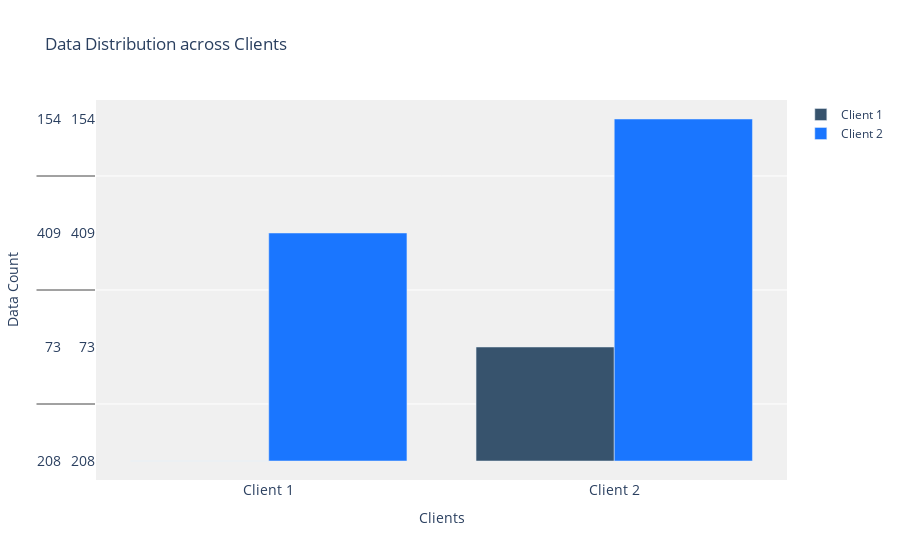

The code cell stored with this chart in its notebook:
### Code cell
import plotly.graph_objects as go

client_ids = ['Client 1', 'Client 2']
data_points = ['Class A', 'Class B']

fig = go.Figure()

data_distribution_c1 = C1_data_distribution
data_distribution_c2 = C2_data_distribution

fig.add_trace(go.Bar(x=client_ids, y=data_distribution_c1, name='Client 1', marker_color='rgb(55, 83, 109)'))
fig.add_trace(go.Bar(x=client_ids, y=data_distribution_c2, name='Client 2', marker_color='rgb(26, 118, 255)'))

fig.update_layout(
    title='Data Distribution across Clients',
    xaxis=dict(title='Clients', tickfont=dict(size=14)),
    yaxis=dict(title='Data Count', tickfont=dict(size=14)),
    legend=dict(font=dict(size=12)),
    plot_bgcolor='rgb(240, 240, 240)'
)

fig.show()

### Figure 1 — Plotly figure (JSON) as saved in the notebook; plotly's stock layout.template omitted (floating-point values rounded to 4 significant figures)
{"data": [{"marker": {"color": "rgb(55, 83, 109)"}, "name": "Client 1", "type": "bar", "x": ["Client 1", "Client 2"], "y": [[208, 73], [208, 73], [208, 73], [208, 73], [208, 73], [208, 73], [208, 73], [208, 73], [208, 73], [208, 73], [208, 73], [208, 73], [208, 73], [208, 73], [208, 73], [208, 73], [208, 73], [208, 73], [208, 73], [208, 73]]}, {"marker": {"color": "rgb(26, 118, 255)"}, "name": "Client 2", "type": "bar", "x": ["Client 1", "Client 2"], "y": [[409, 154], [409, 154], [409, 154], [409, 154], [409, 154], [409, 154], [409, 154], [409, 154], [409, 154], [409, 154], [409, 154], [409, 154], [409, 154], [409, 154], [409, 154], [409, 154], [409, 154], [409, 154], [409, 154], [409, 154]]}], "layout": {"legend": {"font": {"size": 12}}, "plot_bgcolor": "rgb(240, 240, 240)", "title": {"text": "Data Distribution across Clients"}, "xaxis": {"tickfont": {"size": 14}, "title": {"text": "Clients"}}, "yaxis": {"tickfont": {"size": 14}, "title": {"text": "Data Count"}}}}
